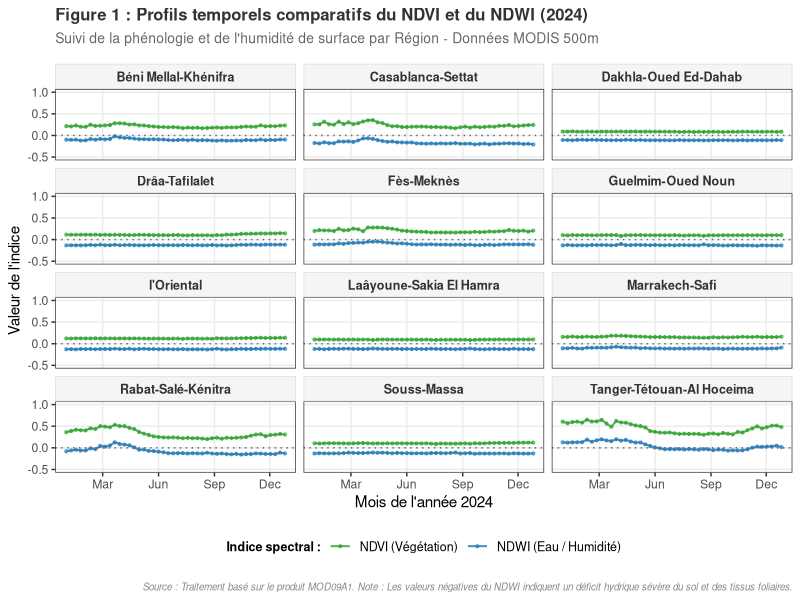
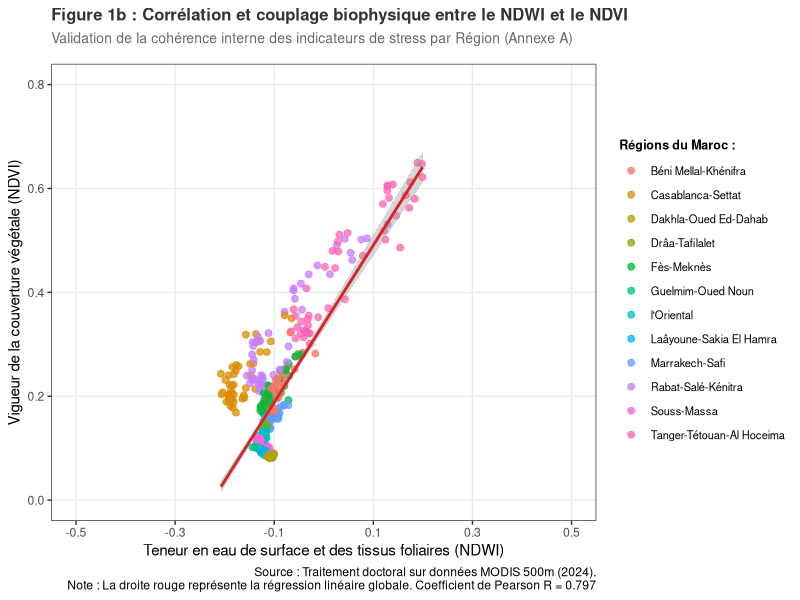
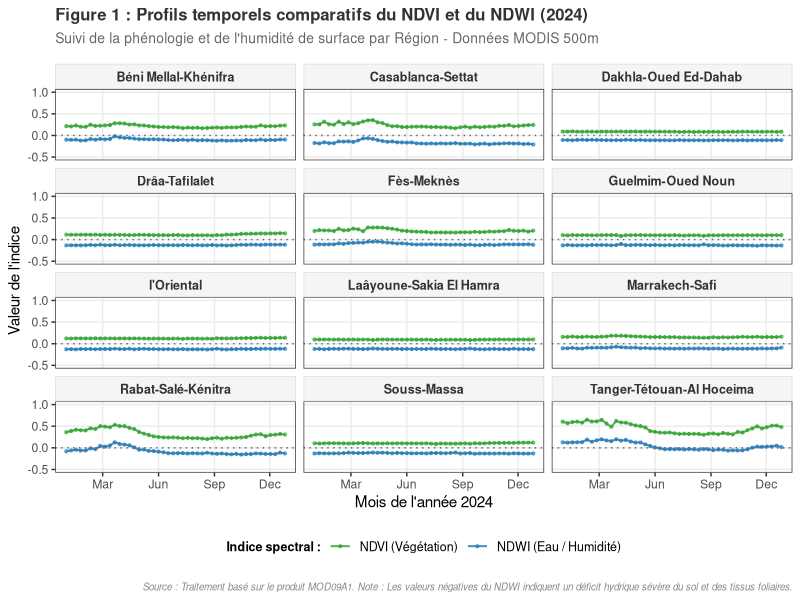
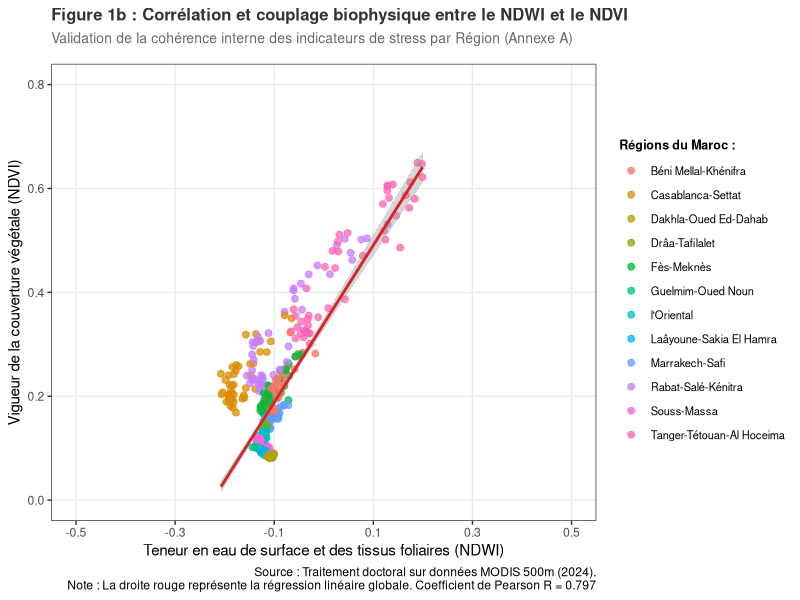

Generate these figures, in order, with R: (Note: this script raises an error after producing the figures.)
# =========================================================================
# PROJET DE RECHERCHE : REPRODUCTION DE LA MÉTHODOLOGIE OCDE
# ÉTAPE 7 : SCRIPT DE LA FIGURE 1 - ÉVOLUTION TEMPORELLE DU NDVI ET NDWI
# =========================================================================

library(tidyverse)
library(scales)

# 1. Lecture et restructuration des données au format long (Tidy Data)
# Pour tracer deux courbes sur le même graphique, on passe les indices en lignes
donnees_raw <- read.csv("sorties_figures/base_donnees_drought_maroc_2024.csv")

donnees_longues <- donnees_raw %>% 
  mutate(Date = as.Date(Date)) %>%
  select(Region, Date, NDVI_median, NDWI_median) %>%
  pivot_longer(cols = c(NDVI_median, NDWI_median), 
               names_to = "Indice", 
               values_to = "Valeur") %>%
  mutate(Indice = case_when(
    Indice == "NDVI_median" ~ "NDVI (Végétation)",
    Indice == "NDWI_median" ~ "NDWI (Eau / Humidité)"
  ))

# 2. Construction de la Figure au format publication OCDE
figure_1_hcp <- ggplot(data = donnees_longues, aes(x = Date, y = Valeur, color = Indice)) +
  # Lignes d'évolution
  geom_line(size = 0.7, alpha = 0.8) +
  # Points de mesure (composites de 8 jours)
  geom_point(size = 0.8, alpha = 0.6) +
  # Ligne de référence à 0 (le NDWI descend souvent en dessous de 0 en cas d'aridité)
  geom_hline(yintercept = 0, linetype = "dotted", color = "grey40") +
  # Découpage en facettes par région administrative
  facet_wrap(~ Region, ncol = 3) +
  # Palette de couleurs scientifiques : Vert pour la végétation, Bleu pour l'eau
  scale_color_manual(values = c("NDVI (Végétation)" = "#2ca02c", "NDWI (Eau / Humidité)" = "#1f77b4")) +
  # Configuration des axes
  scale_x_date(date_labels = "%b", date_breaks = "3 months") +
  scale_y_continuous(limits = c(-0.5, 1.0)) +
  # Habillage OCDE
  labs(
    title = "Figure 1 : Profils temporels comparatifs du NDVI et du NDWI (2024)",
    subtitle = "Suivi de la phénologie et de l'humidité de surface par Région - Données MODIS 500m",
    x = "Mois de l'année 2024",
    y = "Valeur de l'indice",
    color = "Indice spectral :",
    caption = "Source : Traitement basé sur le produit MOD09A1. Note : Les valeurs négatives du NDWI indiquent un déficit hydrique sévère du sol et des tissus foliaires."
  ) +
  theme_bw(base_size = 11) +
  theme(
    plot.title = element_text(face = "bold", size = 12, color = "#333333"),
    plot.subtitle = element_text(size = 10, color = "#666666", margin = margin(b = 12)),
    legend.position = "bottom",
    legend.title = element_text(face = "bold", size = 9),
    legend.text = element_text(size = 9),
    strip.background = element_rect(fill = "#f5f5f5", color = "#dddddd"),
    strip.text = element_text(face = "bold", size = 9, color = "#333333"),
    panel.grid.minor = element_blank(),
    plot.caption = element_text(size = 7, face = "italic", color = "#888888", margin = margin(t = 12))
  )

# 3. Affichage du graphique dans RStudio
print(figure_1_hcp)

# 4. Sauvegarde automatique en Haute Résolution (300 DPI)
ggsave("sorties_figures/Figure_1_Profils_NDVI_NDWI.png", plot = figure_1_hcp, 
       width = 11, height = 8, dpi = 300)


# =========================================================================
# PROJET DE RECHERCHE : REPRODUCTION DE LA MÉTHODOLOGIE OCDE
# ÉTAPE 7B : NUAGE DE POINTS ET CORRÉLATION STATISTIQUE NDVI VS NDWI
# =========================================================================


# 1. Chargement du dataset extrait
donnees_drought <- read.csv("sorties_figures/base_donnees_drought_maroc_2024.csv") %>% 
  mutate(Date = as.Date(Date))

# 2. Calcul du coefficient de corrélation de Pearson global
r_pearson <- cor(donnees_drought$NDWI_median, donnees_drought$NDVI_median, use = "complete.obs")
cat("\n--- VALIDATION STATISTIQUE ---")
cat("\nLe coefficient de corrélation de Pearson (R) est de :", round(r_pearson, 4), "\n\n")

# 3. Création du graphique de corrélation (Charte graphique OCDE)
figure_correlation <- ggplot(data = donnees_drought, aes(x = NDWI_median, y = NDVI_median)) +
  # Points de mesure colorés par région pour identifier les grappes (clusters) géographiques
  geom_point(aes(color = Region), size = 2, alpha = 0.75) +
  # Ajout de la droite de tendance linéaire avec son intervalle de confiance (se = TRUE)
  geom_smooth(method = "lm", color = "#d62728", size = 1, linetype = "solid", se = TRUE) +
  # Configuration des axes
  scale_x_continuous(limits = c(-0.5, 0.5), breaks = seq(-0.5, 0.5, 0.2)) +
  scale_y_continuous(limits = c(0, 0.8), breaks = seq(0, 0.8, 0.2)) +
  # Habillage académique
  labs(
    title = "Figure 1b : Corrélation et couplage biophysique entre le NDWI et le NDVI",
    subtitle = "Validation de la cohérence interne des indicateurs de stress par Région (Annexe A)",
    x = "Teneur en eau de surface et des tissus foliaires (NDWI)",
    y = "Vigueur de la couverture végétale (NDVI)",
    color = "Régions du Maroc :",
    caption = paste0("Source : Traitement doctoral sur données MODIS 500m (2024).\nNote : La droite rouge représente la régression linéaire globale. Coefficient de Pearson R = ", round(r_pearson, 3))
  ) +
  theme_bw(base_size = 11) +
  theme(
    plot.title = element_text(face = "bold", size = 12, color = "#333333"),
    plot.subtitle = element_text(size = 10, color = "#666666", margin = margin(b = 12)),
    legend.position = "right",
    legend.text = element_text(size = 8),
    legend.title = element_text(face = "bold", size = 9),
    panel.grid.minor = element_blank()
  )

# 4. Affichage du graphique dans RStudio
print(figure_correlation)

# 5. Sauvegarde automatique en Haute Résolution (300 DPI)
ggsave("sorties_figures/Figure_1b_Correlation_NDVI_NDWI.png", plot = figure_correlation, 
       width = 9, height = 6, dpi = 300)



# =========================================================================
# ÉTAPE 8 (CORRIGÉE) : CARTOGRAPHIE AVEC AJOUT DES NOMS DES RÉGIONS
# =========================================================================

# 1. Calcul des statistiques de synthèse annuelles par Région
statistiques_annuelles <- base_donnees_drought %>%
  group_by(Region) %>%
  summarise(
    NDVI_annuel = median(NDVI_median, na.rm = TRUE),
    NDWI_annuel = median(NDWI_median, na.rm = TRUE)
  )

# 2. Jonction (Merge) avec le Shapefile officiel
maroc_cartes <- maroc_regions_aligned %>%
  left_join(statistiques_annuelles, by = c("nom_fr" = "Region"))

# =========================================================================
# 3. CARTE NDVI AVEC ÉTIQUETTES DES NOMS
# =========================================================================
carte_ndvi <- ggplot(data = maroc_cartes) +
  geom_sf(aes(fill = NDVI_annuel), color = "white", size = 0.3) +
  # Ajout textuel des noms de régions (basé sur la colonne nom_fr)
  geom_sf_text(aes(label = nom_fr), size = 2.2, fontface = "bold", color = "black", check_overlap = TRUE) +
  scale_fill_distiller(palette = "YlGn", direction = 1, name = "NDVI Annuel") +
  annotation_scale(location = "bl", width_hint = 0.4) +
  annotation_north_arrow(location = "tl", which_north = "true", 
                         style = north_arrow_fancy_orienteering) +
  labs(
    title = "A. Distribution Spatiale du NDVI",
    subtitle = "Vigueur de la couverture végétale (Médiane 2024)"
  ) +
  theme_minimal(base_size = 10) +
  theme(
    plot.title = element_text(face = "bold", size = 11),
    plot.subtitle = element_text(size = 9, color = "grey40"),
    panel.background = element_rect(fill = "aliceblue", color = NA),
    legend.position = "bottom"
  )

# =========================================================================
# 4. CARTE NDWI AVEC ÉTIQUETTES DES NOMS
# =========================================================================
carte_ndwi <- ggplot(data = maroc_cartes) +
  geom_sf(aes(fill = NDWI_annuel), color = "white", size = 0.3) +
  # Ajout textuel des noms de régions (basé sur la colonne nom_fr)
  geom_sf_text(aes(label = nom_fr), size = 2.2, fontface = "bold", color = "black", check_overlap = TRUE) +
  scale_fill_distiller(palette = "YlGnBu", direction = 1, name = "NDWI Annuel") +
  annotation_scale(location = "bl", width_hint = 0.4) +
  annotation_north_arrow(location = "tl", which_north = "true", 
                         style = north_arrow_fancy_orienteering) +
  labs(
    title = "B. Distribution Spatiale du NDWI",
    subtitle = "Indice d'humidité de surface (Médiane 2024)"
  ) +
  theme_minimal(base_size = 10) +
  theme(
    plot.title = element_text(face = "bold", size = 11),
    plot.subtitle = element_text(size = 9, color = "grey40"),
    panel.background = element_rect(fill = "aliceblue", color = NA),
    legend.position = "bottom"
  )

# =========================================================================
# 5. COMBINAISON ET SAUVEGARDE EN HAUTE RÉSOLUTION
# =========================================================================
cartes_combineen <- carte_ndvi + carte_ndwi + 
  plot_annotation(
    title = "Figure 2 : Diagnostic spatial de la couverture végétale et de l'état hydrique au Maroc",
    subtitle = "Analyses régionales agrégées basées sur l'imagerie MODIS à 500 mètres",
    caption = "Source : Pipeline  de reproduction méthodologique . Frontières unifiées du Royaume.",
    theme = theme(plot.title = element_text(face = "bold", size = 13, hjust = 0.5))
  )

print(cartes_combineen)

ggsave("sorties_figures/Figure_2_Cartes_Synthese_NDVI_NDWI_Noms.png", plot = cartes_combineen, 
       width = 13, height = 8, dpi = 300)


# =========================================================================
# ÉTAPE 9 (CORRIGÉE) : CLAMPING ET CARTOGRAPHIE SCIENTIFIQUE DU NDDI
# =========================================================================

# 1. Nettoyage et calcul de la moyenne annuelle robuste
nddi_annuel_classe <- base_donnees_drought %>%
  # ÉTAPE CRUCIALE : On borne le NDDI entre 0 et 1 pour chaque date d'abord !
  mutate(NDDI_clamped = case_when(
    NDDI_median < 0 ~ 0,   # Pas de stress hydrique ou anomalie aride = 0
    NDDI_median > 1 ~ 1,   # Saturation du stress = 1
    TRUE ~ NDDI_median
  )) %>%
  # Maintenant, on peut faire la moyenne annuelle sur des valeurs stables
  group_by(Region) %>%
  summarise(NDDI_moyen_annuel = mean(NDDI_clamped, na.rm = TRUE)) %>%
  
  # 2. Application des seuils du papier
  mutate(Severite = case_when(
    NDDI_moyen_annuel < 0.3 ~ "Normal / Pas de sécheresse",
    NDDI_moyen_annuel >= 0.3 & NDDI_moyen_annuel < 0.4 ~ "Sécheresse Modérée",
    NDDI_moyen_annuel >= 0.4 & NDDI_moyen_annuel < 0.5 ~ "Sécheresse Sévère",
    NDDI_moyen_annuel >= 0.5 ~ "Sécheresse Extrême"
  )) %>%
  mutate(Severite = factor(Severite, levels = c("Normal / Pas de sécheresse", 
                                                "Sécheresse Modérée", 
                                                "Sécheresse Sévère", 
                                                "Sécheresse Extrême")))

# 3. Jonction avec le Shapefile officiel
maroc_nddi_carte <- maroc_regions_aligned %>%
  left_join(nddi_annuel_classe, by = c("nom_fr" = "Region"))

# 4. Palette de couleurs
palette_severite <- c(
  "Normal / Pas de sécheresse" = "#2ca02c", # Vert
  "Sécheresse Modérée"         = "#ff7f0e", # Orange
  "Sécheresse Sévère"          = "#d62728", # Rouge
  "Sécheresse Extrême"         = "#6E3A0F"  # Marron
)

# 5. Rendu de la Carte Finale Correcte
carte_nddi_finale <- ggplot(data = maroc_nddi_carte) +
  geom_sf(aes(fill = Severite), color = "white", size = 0.4) +
  geom_sf_text(aes(label = nom_fr), size = 2.3, fontface = "bold", color = "black", check_overlap = TRUE) +
  scale_fill_manual(values = palette_severite, drop = FALSE, name = "Statut de Sécheresse :") +
  annotation_scale(location = "bl", width_hint = 0.4) +
  annotation_north_arrow(location = "tl", which_north = "true", 
                         style = north_arrow_fancy_orienteering) +
  labs(
    title = "Figure 3 : Cartographie révisée de la sévérité de la sécheresse au Maroc (2024)",
    subtitle = "Correction biophysique par clamping du NDDI spatialisé sur données MODIS 500m",
    caption = "Source : Réplication de la méthodologie OCDE (Boumahdi & González Pandiella, 2026).\nNote : Les indices négatifs liés aux sols nus ont été neutralisés à 0 avant agrégation annuelle."
  ) +
  theme_minimal(base_size = 11) +
  theme(
    plot.title = element_text(face = "bold", size = 12, color = "#222222", hjust = 0.5),
    plot.subtitle = element_text(size = 9, color = "#555555", hjust = 0.5, margin = margin(b = 15)),
    legend.position = "bottom",
    panel.background = element_rect(fill = "aliceblue", color = NA)
  )

# Affichage
print(carte_nddi_finale)

# Sauvegarde de la version scientifique
ggsave("sorties_figures/Figure_3_Carte_Drought_NDDI_CORRIGEE.png", plot = carte_nddi_finale, 
       width = 10, height = 9, dpi = 300)
